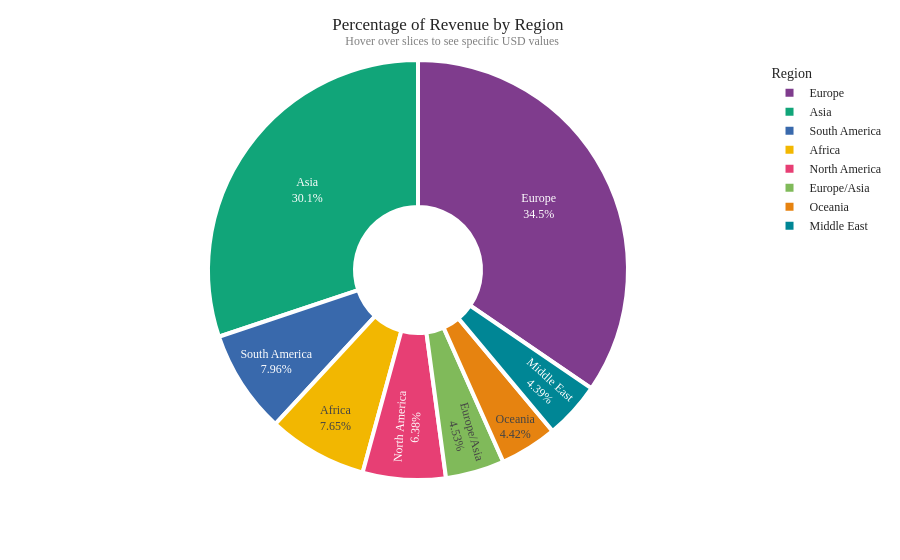

The cell this chart's notebook holds for it:
### Markdown cell above
# Geographic performance

### Code cell
# Pie chart for revenue per region
df_pie = df_net.groupby('region')[['revenue_usd', 'units_sold']].sum().reset_index()
pie1 = px.pie(
    df_pie, 
    values='revenue_usd', 
    names='region',
    color_discrete_sequence=px.colors.qualitative.Bold,
    hole=0.3,
    template='simple_white'
)
              
        

pie1.update_layout(
    font_family='rockwell',
    title = {
        'text': 'Percentage of Revenue by Region <br> <sup style="font-size:12px;color:gray">Hover over slices to see specific USD values</sup>',
        'x': 0.5,
    },
    legend_title_text='Region'
)

pie1.update_traces(
    textposition='inside', 
    textinfo='label+percent',
    hoverinfo='value',
    hovertemplate='$%{value:,.2f} USD<extra></extra>',
    marker=dict(line=dict(color='white', width=4))
)



pie1.show()

### Figure 1 — Plotly figure (JSON) as saved in the notebook; plotly's stock layout.template omitted (floating-point values rounded to 4 significant figures)
{"data": [{"domain": {"x": [0, 1], "y": [0, 1]}, "hole": 0.3, "hoverinfo": "value", "hovertemplate": "$%{value:,.2f} USD<extra></extra>", "labels": ["Africa", "Asia", "Europe", "Europe/Asia", "Middle East", "North America", "Oceania", "South America"], "legendgroup": "", "marker": {"line": {"color": "white", "width": 4}}, "name": "", "showlegend": true, "textinfo": "label+percent", "textposition": "inside", "type": "pie", "values": [1267000.0, 4992000.0, 5718000.0, 749300.0, 726500.0, 1056000.0, 731900.0, 1318000.0]}], "layout": {"font": {"family": "rockwell"}, "legend": {"title": {"text": "Region"}, "tracegroupgap": 0}, "margin": {"t": 60}, "piecolorway": ["rgb(127, 60, 141)", "rgb(17, 165, 121)", "rgb(57, 105, 172)", "rgb(242, 183, 1)", "rgb(231, 63, 116)", "rgb(128, 186, 90)", "rgb(230, 131, 16)", "rgb(0, 134, 149)", "rgb(207, 28, 144)", "rgb(249, 123, 114)", "rgb(165, 170, 153)"], "title": {"text": "Percentage of Revenue by Region <br> <sup style=\"font-size:12px;color:gray\">Hover over slices to see specific USD values</sup>", "x": 0.5}}}
